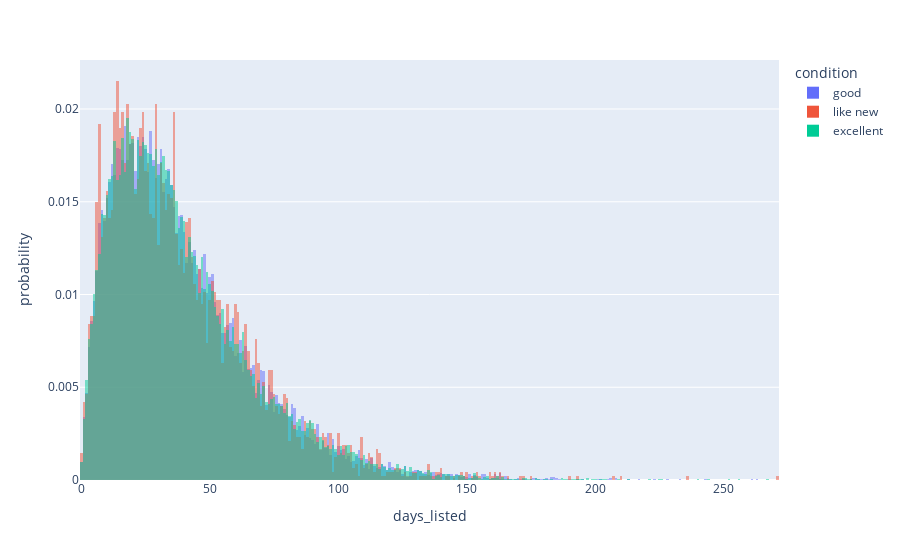

Notebook source saved alongside this figure:
### Code cell
px.histogram(df2, x="days_listed", color="condition", barmode="overlay", histnorm='probability')

### Figure 1 — Plotly figure (JSON) as saved in the notebook; plotly's stock layout.template omitted (floating-point values rounded to 4 significant figures; data arrays with more than 128 entries replaced by an {"elided": "..."} marker saying what was removed)
{"data": [{"alignmentgroup": "True", "bingroup": "x", "histnorm": "probability", "hovertemplate": "condition=good<br>days_listed=%{x}<br>probability=%{y}<extra></extra>", "legendgroup": "good", "marker": {"color": "#636efa", "opacity": 0.5, "pattern": {"shape": ""}}, "name": "good", "offsetgroup": "good", "orientation": "v", "showlegend": true, "type": "histogram", "x": {"elided": "20145 int values"}, "xaxis": "x", "yaxis": "y"}, {"alignmentgroup": "True", "bingroup": "x", "histnorm": "probability", "hovertemplate": "condition=like new<br>days_listed=%{x}<br>probability=%{y}<extra></extra>", "legendgroup": "like new", "marker": {"color": "#EF553B", "opacity": 0.5, "pattern": {"shape": ""}}, "name": "like new", "offsetgroup": "like new", "orientation": "v", "showlegend": true, "type": "histogram", "x": {"elided": "4742 int values"}, "xaxis": "x", "yaxis": "y"}, {"alignmentgroup": "True", "bingroup": "x", "histnorm": "probability", "hovertemplate": "condition=excellent<br>days_listed=%{x}<br>probability=%{y}<extra></extra>", "legendgroup": "excellent", "marker": {"color": "#00cc96", "opacity": 0.5, "pattern": {"shape": ""}}, "name": "excellent", "offsetgroup": "excellent", "orientation": "v", "showlegend": true, "type": "histogram", "x": {"elided": "24773 int values"}, "xaxis": "x", "yaxis": "y"}], "layout": {"barmode": "overlay", "legend": {"title": {"text": "condition"}, "tracegroupgap": 0}, "margin": {"t": 60}, "xaxis": {"anchor": "y", "domain": [0, 1], "title": {"text": "days_listed"}}, "yaxis": {"anchor": "x", "domain": [0, 1], "title": {"text": "probability"}}}}
